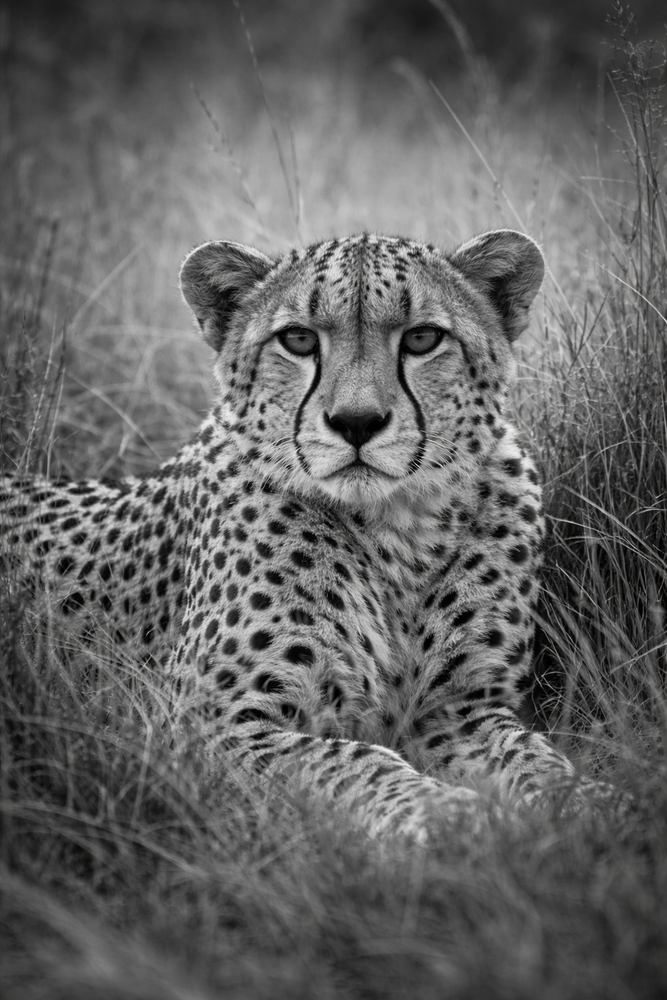
#> input picture data/Image_Cheetah.png, 667 x 1000 px, shrunk from 1024 x 1536 before the run
$ jupyter execute 7_svd_image_compression_denoising_solutions.ipynb
#> lines starting #> are read from the running program, lines starting #| are printed output that depends on the picture; long printed decimals are rounded
# Singular Value Decomposition (SVD): image compression and denoising

In this notebook we study two closely related applications of the singular value decomposition (SVD) using a grayscale image:

1. **Image compression**: approximate the image by a low-rank matrix and store only the most important singular directions.
2. **Image denoising**: add Gaussian noise to the image and then use a truncated SVD to recover a cleaner approximation.

These two tasks are based on the same idea: many natural images can be approximated well by keeping only the dominant singular values and singular vectors. In compression, this reduces storage. In denoising, it suppresses weak components that are often associated with noise.

## Learning goals

By the end of this notebook, you should be able to:

- compute the economy SVD of an image matrix,
- build low-rank approximations of an image,
- interpret singular values as a hierarchy of importance,
- measure reconstruction quality with Frobenius-norm errors,
- estimate storage savings from truncated SVD,
- explain how truncated SVD can remove part of the noise in an image,
- discuss the trade-off between compression, denoising, and image quality.

## 1. Load and visualize the image

We will work with a grayscale image stored as a matrix $X\in\mathbb{R}^{n\times m}$.

[cell 1]
import numpy as np
import matplotlib.pyplot as plt
from PIL import Image

plt.rcParams["figure.figsize"] = (6, 6)

#image_path = "data/Image_Owl.png"
image_path = "data/Image_Cheetah.png"
X = np.array(Image.open(image_path).convert("L"), dtype=float)
n, m = X.shape

print(f"Image shape: {X.shape}")
#| Image shape: (1000, 667)
print(f"Pixel range: [{X.min():.1f}, {X.max():.1f}]")
#| Pixel range: [0.0, 238.0]

plt.imshow(X, cmap="gray")
plt.title("Original grayscale image")
plt.axis("off")
plt.show()

## 2. Full SVD and economy SVD

Recall that the full SVD of the image matrix is
$$
X = U\Sigma V^T.
$$
If $X\in\mathbb{R}^{n\times m}$ with $n\ge m$, the **economy SVD** keeps only the nonzero rectangular part and is often more efficient in practice.

In this notebook we will use both forms:
- the **full SVD** to inspect the matrix shapes,
- the **economy SVD** to build low-rank approximations efficiently.

[cell 2]
U_full, s_full, VT_full = np.linalg.svd(X, full_matrices=True)
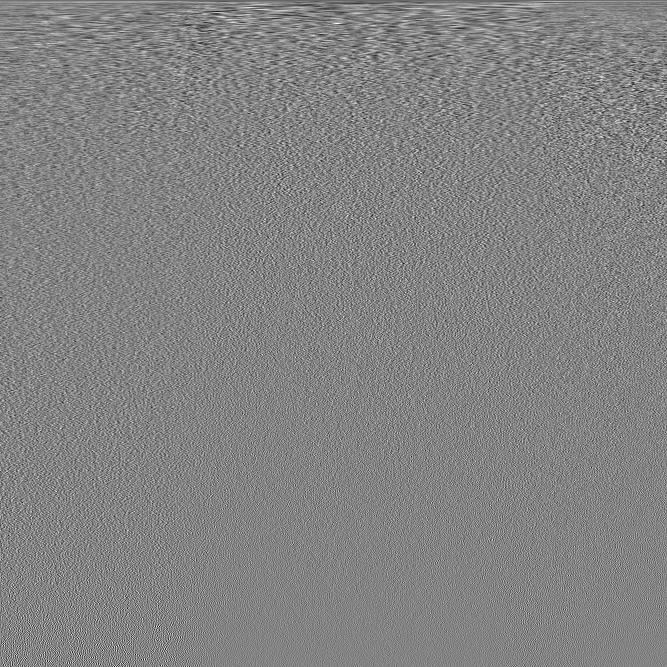
#> VT_full: shape (667, 667) float64; min -0.214, max 0.201, mean -4.66e-05; drawn with min black and max white
#> s_full = 667 values, max 84396.9 at index 0, min 7.93 at index 666, mean 592.8
U, s, VT = np.linalg.svd(X, full_matrices=False)
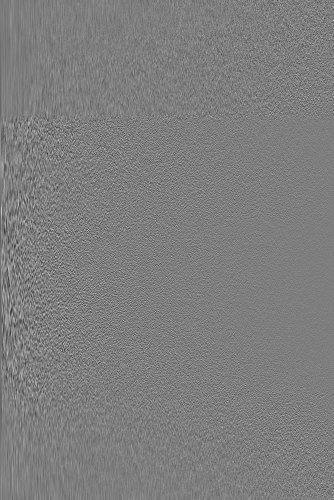
#> U: shape (1000, 667) float64 (shown at 1/2 size); min -0.177, max 0.18, mean -4.56e-05; drawn with min black and max white
#> s has the same summary as s_full

print("Full SVD shapes:", U_full.shape, s_full.shape, VT_full.shape)
#| Full SVD shapes: (1000, 1000) (667,) (667, 667)
print("Economy SVD shapes:", U.shape, s.shape, VT.shape)
#| Economy SVD shapes: (1000, 667) (667,) (667, 667)

## 3. Singular values and cumulative information

The singular values are ordered from largest to smallest. A rapid decay indicates that only a few dominant patterns are needed to represent the image accurately.

[cell 3]
fig, axes = plt.subplots(1, 3, figsize=(15, 4))

axes[0].semilogy(s)
axes[0].set_title("Singular values")
axes[0].set_xlabel("index")
axes[0].set_ylabel(r"$\sigma_r$")

axes[1].plot(np.cumsum(s) / np.sum(s))
axes[1].set_title("Cumulative sum of singular values")
axes[1].set_xlabel("rank r")
axes[1].set_ylabel("fraction")
axes[1].set_ylim(0, 1.02)

axes[2].plot(np.cumsum(s**2) / np.sum(s**2))
axes[2].set_title("Cumulative sum of squared singular values")
axes[2].set_xlabel("rank r")
axes[2].set_ylabel("fraction")
axes[2].set_ylim(0, 1.02)

plt.tight_layout()
plt.show()

## 4. Low-rank image reconstruction

The reconstruction quality usually improves rapidly with rank, while the storage requirement grows only linearly in $r$.

[cell 4]
r_values = [5, 20, 50, 100]
fig, axes = plt.subplots(2, 2, figsize=(10, 10))

for ax, r in zip(axes.ravel(), r_values):
    Ur = U[:, :r]
    Sr = np.diag(s[:r])
    VTr = VT[:r, :]
    Xr = Ur @ Sr @ VTr
    storage_fraction = (n * r + r + m * r) / (n * m)

    ax.imshow(Xr, cmap="gray")
    ax.set_title(f"r = {r}, storage = {100*storage_fraction:.2f}%")
    ax.axis("off")

plt.tight_layout()
plt.show()

## 5. $U_r^T U_r$ versus $U_r U_r^T$

The first product is the identity because the columns of $U_r$ are orthonormal. The second product is instead the orthogonal projector onto the rank-$r$ column space spanned by those singular vectors.

[cell 5]
r_test = 40
Ur = U[:, :r_test]

left_product = Ur.T @ Ur
right_product = Ur @ Ur.T
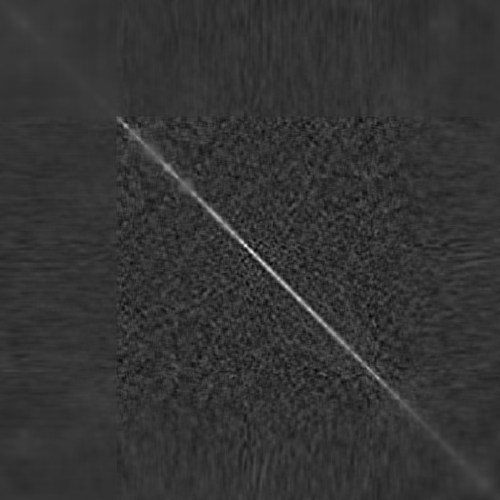
#> right_product: shape (1000, 1000) float64 (shown at 1/2 size); min -0.0318, max 0.128, mean 0.00097; drawn with min black and max white

print("||U_r^T U_r - I_r||_F =", np.linalg.norm(left_product - np.eye(r_test), ord='fro'))
#| ||U_r^T U_r - I_r||_F = 9.638372950062896e-15
print("||U_r U_r^T - I_n||_F =", np.linalg.norm(right_product - np.eye(n), ord='fro'))
#| ||U_r U_r^T - I_n||_F = 30.984

## 6. Reconstruction error and captured variance

The Eckart--Young theorem tells us that the truncated SVD gives the best rank-$r$ approximation in the Frobenius norm. Because
$$
\|X\|_F^2 = \sum_k \sigma_k^2,
$$
the squared relative error is directly tied to the tail of the singular-value spectrum.

[cell 6]
ranks = np.arange(1, len(s) + 1)
#> ranks = 667 values from 1 to 667

cumulative_sigma = np.cumsum(s) / np.sum(s)
#> cumulative_sigma = 667 values from 0.213 to 1
cumulative_sigma_sq = np.cumsum(s**2) / np.sum(s**2)
#> cumulative_sigma_sq = 667 values from 0.907 to 1
missing_variance = 1 - cumulative_sigma_sq
#> missing_variance = 667 values, max 0.0931 at index 0, min 5.55e-16 at index 666, mean 0.00346
rel_fro_error = np.sqrt(missing_variance)
#> rel_fro_error = 667 values, max 0.305 at index 0, min 2.36e-08 at index 666, mean 0.034
captured_variance = cumulative_sigma_sq
#> captured_variance = 667 values from 0.907 to 1

fig, axes = plt.subplots(1, 2, figsize=(12, 4))

axes[0].plot(ranks, rel_fro_error, label="Relative Frobenius error")
axes[0].set_title("Reconstruction error")
axes[0].set_xlabel("rank r")
axes[0].set_ylabel("error")
axes[0].legend()

axes[1].plot(ranks, captured_variance, label="Captured variance")
axes[1].plot(ranks, cumulative_sigma, label="Cumulative sum of singular values")
axes[1].set_title("Captured information")
axes[1].set_xlabel("rank r")
axes[1].set_ylabel("fraction")
axes[1].set_ylim(0, 1.02)
axes[1].legend()

plt.tight_layout()
plt.show()
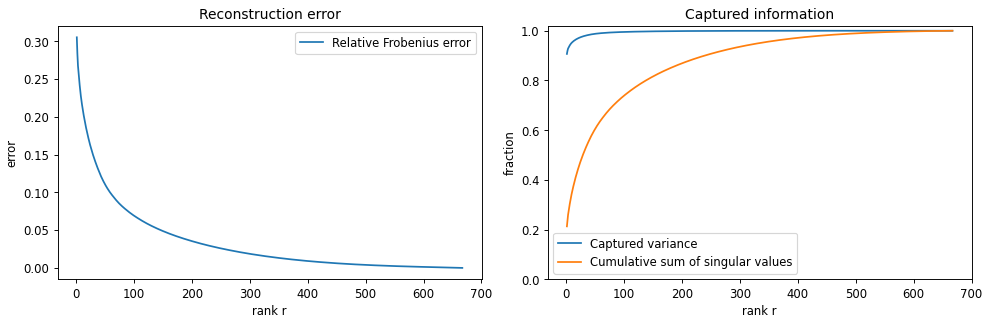
#> figure drawn by matplotlib, 2 panels; panel 1: curve peaks at x = 1, y = 0.305; panel 2: curve peaks at x = 667, y = 1; panel 2: curve peaks at x = 667, y = 1

[cell 7]
r_var_99 = np.argmax(captured_variance >= 0.99) + 1
#> r_var_99 = 59
r_fro_99 = np.argmax((1 - rel_fro_error) >= 0.99) + 1
#> r_fro_99 = 388
r_sigma_99 = np.argmax(cumulative_sigma >= 0.99) + 1
#> r_sigma_99 = 505

print("Rank for 99% captured variance:", r_var_99)
#| Rank for 99% captured variance: 59
print("Rank for 99% of 1 - relative Frobenius error:", r_fro_99)
#| Rank for 99% of 1 - relative Frobenius error: 388
print("Rank for 99% cumulative singular-value sum:", r_sigma_99)
#| Rank for 99% cumulative singular-value sum: 505

## 7. Add Gaussian noise to the image

We now extend the notebook from **compression** to **denoising**.

Starting from the clean grayscale image, we add Gaussian noise to obtain a corrupted image. Then we compute the SVD of the noisy image and compare two truncation strategies:

- an **SVD hard threshold** based on the known noise level,
- a **90% cumulative-sum cutoff**.

This lets us compare visual quality, truncation rank, and reconstruction error.

[cell 8]
# Create a noisy version of the image
np.random.seed(7)

noise_std = 30.0
X_noisy = X + noise_std * np.random.randn(*X.shape)
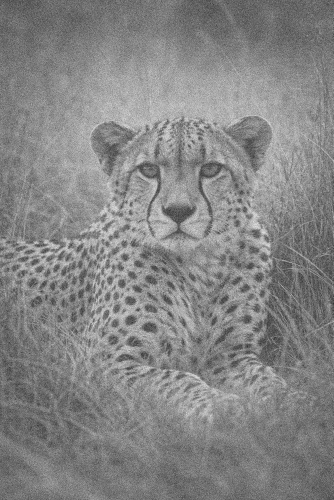
#> X_noisy: shape (1000, 667) float64 (shown at 1/2 size); min -138.6, max 316.5, mean 99.3; drawn with min black and max white
X_noisy = np.clip(X_noisy, 0, 255)

fig, axes = plt.subplots(1, 2, figsize=(10, 5))
axes[0].imshow(X, cmap="gray")
axes[0].set_title("Clean image")
axes[0].axis("off")

axes[1].imshow(X_noisy, cmap="gray")
axes[1].set_title("Noisy image")
axes[1].axis("off")

plt.tight_layout()
plt.show()

## 8. Compute the SVD of the noisy image

Let
$$
X_{\text{noisy}} = U\Sigma V^T.
$$

We will inspect the singular values and then choose truncation ranks in two different ways.

[cell 9]
# Economy SVD of the noisy image
U_noisy, s_noisy, VT_noisy = np.linalg.svd(X_noisy, full_matrices=False)
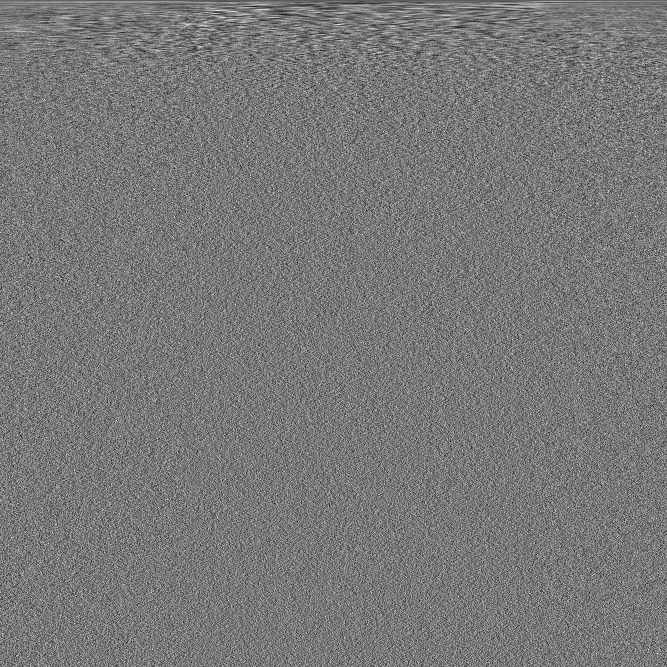
#> VT_noisy: shape (667, 667) float64; min -0.183, max 0.203, mean -5.37e-05; drawn with min black and max white
#> s_noisy = 667 values, max 84627.8 at index 0, min 188.6 at index 666, mean 1197.1

## 9. Choose truncation ranks

We now study two truncation ideas:

1. **Hard threshold** based on the known Gaussian noise level.
2. **90% cumulative-sum cutoff**.

Because the image matrix is rectangular, we use the rectangular hard-threshold formula
$$
\tau = \lambda(\beta)\sqrt{n}\,\sigma,
$$
where $\beta$ is the aspect ratio and $\sigma$ is the noise standard deviation.

[cell 10]
# Hard threshold and 90% cumulative-sum cutoff
n_rows, n_cols = X_noisy.shape
beta = min(n_rows, n_cols) / max(n_rows, n_cols)

lambda_beta = np.sqrt(
    2 * (beta + 1)
    + (8 * beta) / ((beta + 1) + np.sqrt(beta**2 + 14 * beta + 1))
)

cutoff = lambda_beta * np.sqrt(max(n_rows, n_cols)) * noise_std

r_hard = int(np.sum(s_noisy > cutoff))
#> r_hard = 51
cumulative_sum = np.cumsum(s_noisy) / np.sum(s_noisy)
#> cumulative_sum = 667 values from 0.106 to 1
r90 = int(np.searchsorted(cumulative_sum, 0.90) + 1)
#> r90 = 475

print(f"hard-threshold rank = {r_hard}")
#| hard-threshold rank = 51
print(f"90% cumulative-sum rank = {r90}")
#| 90% cumulative-sum rank = 475
print(f"hard threshold value = {cutoff:.2f}")
#| hard threshold value = 1992.65

[cell 11]
# Singular values and cumulative sum
fig, axes = plt.subplots(1, 2, figsize=(11, 4))

axes[0].semilogy(s_noisy, "k")
axes[0].axhline(cutoff, color="r", linestyle="--", label="hard threshold")
axes[0].set_title("Singular values of noisy image")
axes[0].set_xlabel("index")
axes[0].set_ylabel("singular value")
axes[0].legend()

axes[1].plot(cumulative_sum, "k")
axes[1].axvline(r90 - 1, color="b", linestyle="--", label="90% cutoff")
axes[1].set_title("Cumulative sum of singular values")
axes[1].set_xlabel("index")
axes[1].set_ylabel("cumulative sum")
axes[1].legend()

plt.tight_layout()
plt.show()
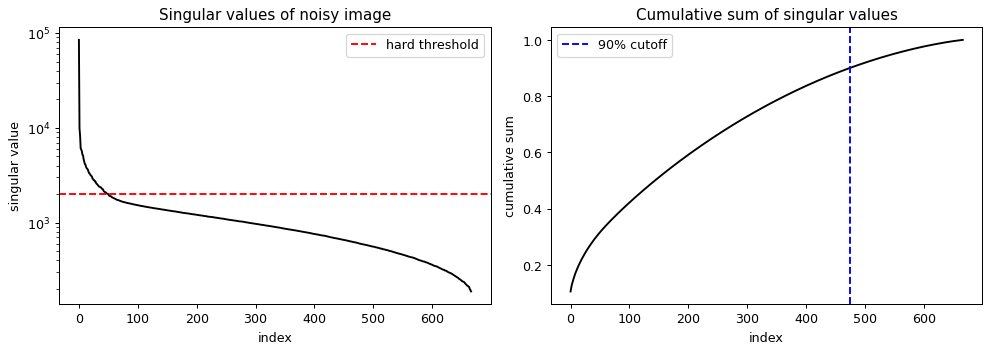
#> figure drawn by matplotlib, 2 panels; panel 1: curve peaks at x = 0, y = 84627.8; panel 2: curve peaks at x = 666, y = 1

## 10. Reconstruct denoised images

Using the two ranks above, build two low-rank approximations of the noisy image:

- one from the **hard threshold**,
- one from the **90% cumulative-sum cutoff**.

Compare them with the clean and noisy images.

[cell 12]
# Denoised reconstructions
X_hard = U_noisy[:, :r_hard] @ np.diag(s_noisy[:r_hard]) @ VT_noisy[:r_hard, :]
X_90 = U_noisy[:, :r90] @ np.diag(s_noisy[:r90]) @ VT_noisy[:r90, :]
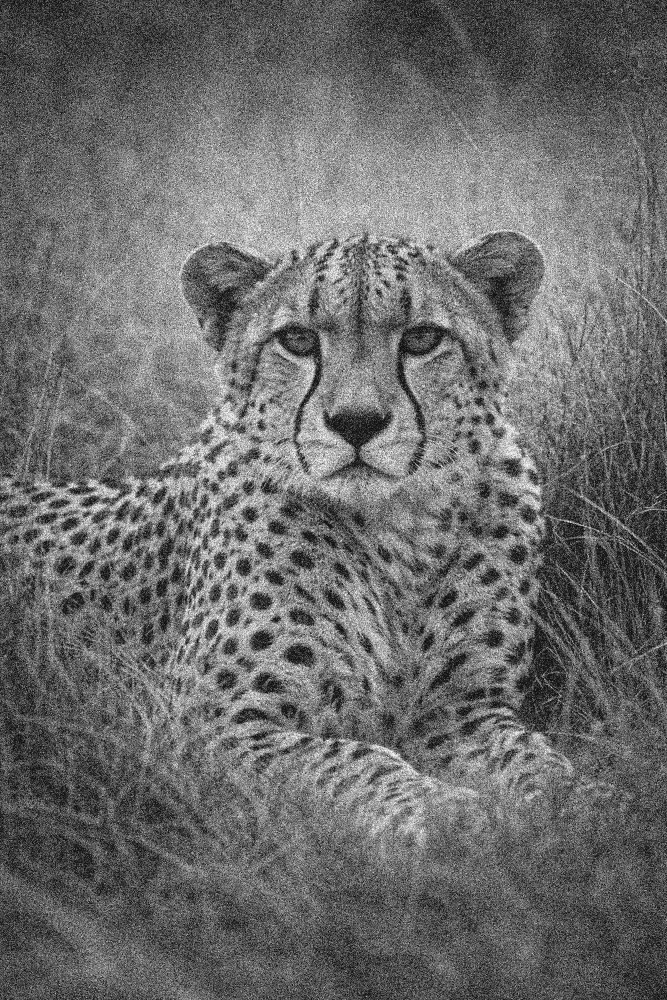
#> X_90: shape (1000, 667) float64; min -27.43, max 272.7, mean 99.7; drawn with min black and max white

fig, axes = plt.subplots(1, 4, figsize=(16, 4))

axes[0].imshow(X, cmap="gray")
axes[0].set_title("Clean")
axes[0].axis("off")

axes[1].imshow(X_noisy, cmap="gray")
axes[1].set_title("Noisy")
axes[1].axis("off")

axes[2].imshow(X_hard, cmap="gray")
axes[2].set_title(f"Hard threshold (r={r_hard})")
axes[2].axis("off")

axes[3].imshow(X_90, cmap="gray")
axes[3].set_title(f"90% cutoff (r={r90})")
axes[3].axis("off")

plt.tight_layout()
plt.show()

## 11. Compare the denoising results quantitatively

We compare the relative Frobenius errors with respect to the clean image:
$$
\frac{\|X-X_{\text{approx}}\|_F}{\|X\|_F}.
$$

This helps us check whether the denoised images are genuinely closer to the clean image than the noisy one.

[cell 13]
# Relative Frobenius errors
err_noisy = np.linalg.norm(X - X_noisy, ord="fro") / np.linalg.norm(X, ord="fro")
#> err_noisy = 0.272
err_hard = np.linalg.norm(X - X_hard, ord="fro") / np.linalg.norm(X, ord="fro")
#> err_hard = 0.152
err_90 = np.linalg.norm(X - X_90, ord="fro") / np.linalg.norm(X, ord="fro")
#> err_90 = 0.265

print(f"Noisy image error:            {err_noisy:.4f}")
#| Noisy image error:            0.2718
print(f"Hard-threshold SVD error:     {err_hard:.4f}")
#| Hard-threshold SVD error:     0.1516
print(f"90% cumulative-sum error:     {err_90:.4f}")
#| 90% cumulative-sum error:     0.2648

$ run again, with data/Image_Owl.png copied over data/Image_Cheetah.png
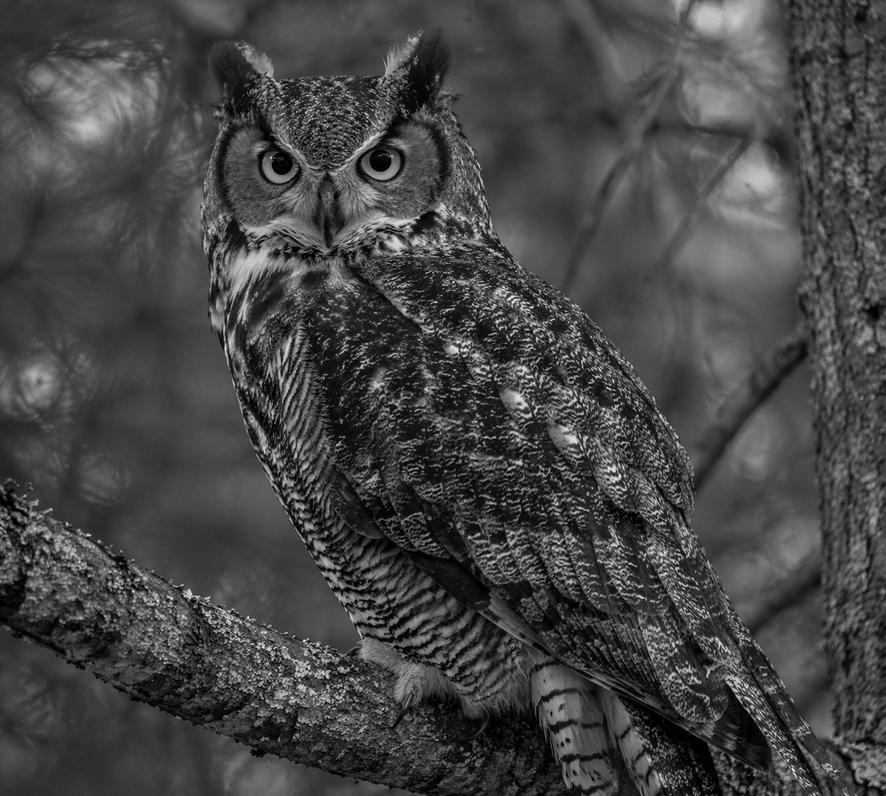
#> input picture data/Image_Owl.png, 886 x 796 px, shrunk from 1323 x 1189 before the run
#| Image shape: (796, 886)
#| Pixel range: [0.0, 242.0]
#> s_full = 796 values, max 59002.4 at index 0, min 3.23 at index 795, mean 558.8
#> s has the same summary as s_full
#| Full SVD shapes: (796, 796) (796,) (886, 886)
#| Economy SVD shapes: (796, 796) (796,) (796, 886)
#| ||U_r^T U_r - I_r||_F = 8.442980877942773e-15
#| ||U_r U_r^T - I_n||_F = 27.495
#> ranks = 796 values from 1 to 796
#> cumulative_sigma = 796 values from 0.133 to 1
#> cumulative_sigma_sq = 796 values from 0.84 to 1
#> missing_variance = 796 values, max 0.16 at index 0, min 3.33e-16 at index 795, mean 0.00949
#> rel_fro_error = 796 values, max 0.4 at index 0, min 1.83e-08 at index 795, mean 0.0605
#> captured_variance = 796 values from 0.84 to 1
#> r_var_99 = 178
#> r_fro_99 = 534
#> r_sigma_99 = 597
#| Rank for 99% captured variance: 178
#| Rank for 99% of 1 - relative Frobenius error: 534
#| Rank for 99% cumulative singular-value sum: 597
#> `U_noisy, s_noisy, VT_noisy = np.linalg.svd(X_noisy, full_matrices=False)`:
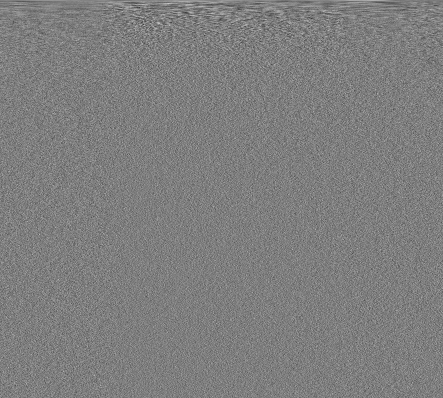
#> VT_noisy: shape (796, 886) float64 (shown at 1/2 size); min -0.17, max 0.173, mean 4.83e-05; drawn with min black and max white
#> s_noisy = 796 values, max 59678.2 at index 0, min 50.86 at index 795, mean 1031.3
#> r_hard = 51
#> cumulative_sum = 796 values from 0.0727 to 1
#> r90 = 531
#| hard-threshold rank = 51
#| 90% cumulative-sum rank = 531
#| hard threshold value = 2008.64
#> `X_90 = U_noisy[:, :r90] @ np.diag(s_noisy[:r90]) @ VT_noisy[:r90, :]`:
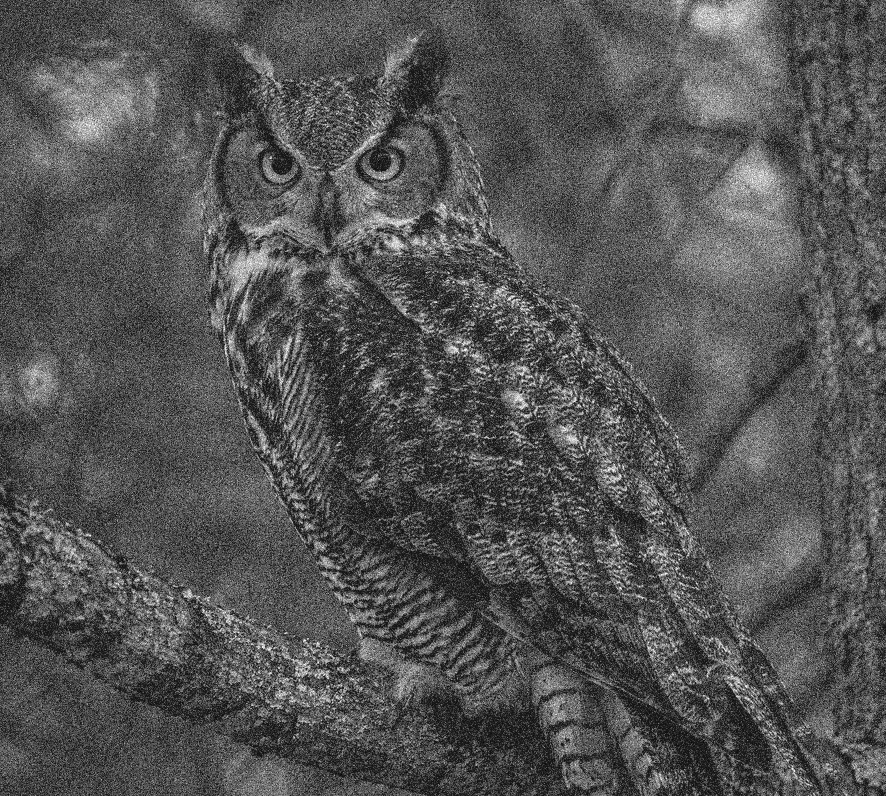
#> X_90: shape (796, 886) float64; min -27.34, max 265.3, mean 70; drawn with min black and max white
#> err_noisy = 0.376
#> err_hard = 0.258
#> err_90 = 0.369
#| Noisy image error:            0.3758
#| Hard-threshold SVD error:     0.2582
#| 90% cumulative-sum error:     0.3687
